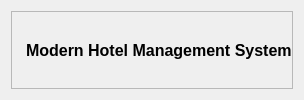
            <widget class="QWidget" name="HeaderContainer" native="true">
             <layout class="QHBoxLayout" name="horizontalLayout_5">
              <item alignment="Qt::AlignmentFlag::AlignLeft">
               <widget class="QFrame" name="frame_2">
                <property name="frameShape">
                 <enum>QFrame::Shape::StyledPanel</enum>
                </property>
                <property name="frameShadow">
                 <enum>QFrame::Shadow::Raised</enum>
                </property>
                <layout class="QHBoxLayout" name="horizontalLayout_7">
                 <property name="spacing">
                  <number>7</number>
                 </property>
                 <property name="leftMargin">
                  <number>0</number>
                 </property>
                 <property name="topMargin">
                  <number>0</number>
                 </property>
                 <property name="rightMargin">
                  <number>0</number>
                 </property>
                 <property name="bottomMargin">
                  <number>0</number>
                 </property>
                 <item>
                  <widget class="QLabel" name="label_4">
                   <property name="maximumSize">
                    <size>
                     <width>40</width>
                     <height>35</height>
                    </size>
                   </property>
                   <property name="text">
                    <string/>
                   </property>
                   <property name="pixmap">
                    <pixmap resource="resources.qrc">:/icons/icons/logo.png</pixmap>
                   </property>
                   <property name="scaledContents">
                    <bool>true</bool>
                   </property>
                  </widget>
                 </item>
                 <item>
                  <widget class="QLabel" name="label_5">
                   <property name="font">
                    <font>
                     <pointsize>12</pointsize>
                     <bold>true</bold>
                    </font>
                   </property>
                   <property name="text">
                    <string>Modern Hotel Management System</string>
                   </property>
                  </widget>
                 </item>
                </layout>
               </widget>
              </item>
             </layout>
            </widget>
